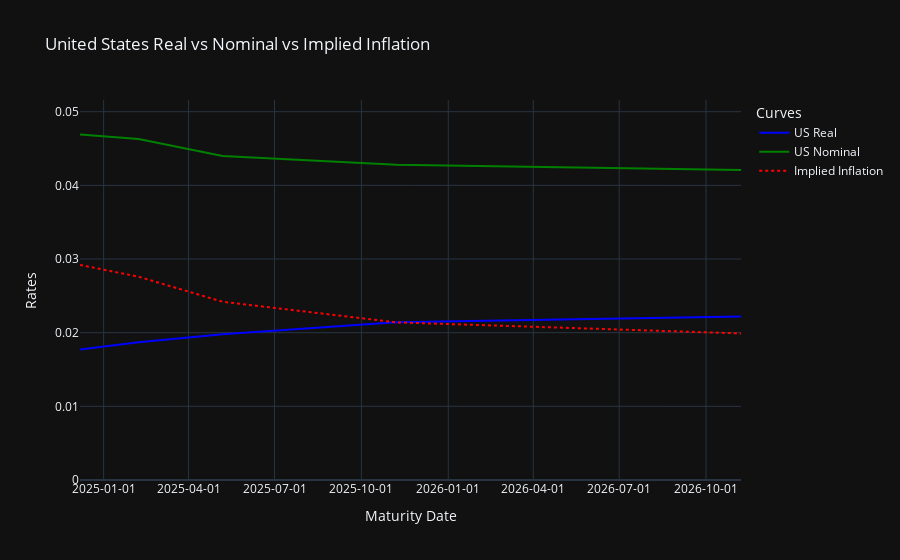

Here is the notebook cell this chart was saved with:
### Code cell
fig = go.Figure()

fig.add_trace(go.Scatter(x=comp['Maturity'], y=comp['US Real'], mode='lines', name='US Real', line=dict(color='blue')))
fig.add_trace(go.Scatter(x=comp['Maturity'], y=comp['US Nominal'], mode='lines', name='US Nominal', line=dict(color='green')))
fig.add_trace(go.Scatter(x=comp['Maturity'], y=comp['Implied Inflation'], mode='lines', name='Implied Inflation', line=dict(color='red', dash='dot')))

fig.update_layout(
    title="United States Real vs Nominal vs Implied Inflation",
    xaxis_title="Maturity Date",
    yaxis_title="Rate",
    legend_title="Curves",
    template="plotly_dark",
    yaxis=dict(title="Rates", range=[0, max(comp[['US Real', 'US Nominal']].max()) * 1.1]),
    xaxis=dict(tickformat="%Y-%m-%d")
)

fig.show()

### Figure 1 — Plotly figure (JSON) as saved in the notebook; plotly's stock layout.template omitted (floating-point values rounded to 4 significant figures)
{"data": [{"line": {"color": "blue"}, "mode": "lines", "name": "US Real", "type": "scatter", "x": ["2024-12-07T00:00:00", "2025-02-07T00:00:00", "2025-05-07T00:00:00", "2025-11-07T00:00:00", "2026-11-07T00:00:00"], "y": [0.0177, 0.0187, 0.0198, 0.0214, 0.0222]}, {"line": {"color": "green"}, "mode": "lines", "name": "US Nominal", "type": "scatter", "x": ["2024-12-07T00:00:00", "2025-02-07T00:00:00", "2025-05-07T00:00:00", "2025-11-07T00:00:00", "2026-11-07T00:00:00"], "y": [0.0469, 0.0463, 0.044, 0.0428, 0.0421]}, {"line": {"color": "red", "dash": "dot"}, "mode": "lines", "name": "Implied Inflation", "type": "scatter", "x": ["2024-12-07T00:00:00", "2025-02-07T00:00:00", "2025-05-07T00:00:00", "2025-11-07T00:00:00", "2026-11-07T00:00:00"], "y": [0.0292, 0.0276, 0.0242, 0.0214, 0.0199]}], "layout": {"legend": {"title": {"text": "Curves"}}, "title": {"text": "United States Real vs Nominal vs Implied Inflation"}, "xaxis": {"tickformat": "%Y-%m-%d", "title": {"text": "Maturity Date"}}, "yaxis": {"range": [0, 0.05159], "title": {"text": "Rates"}}}}
